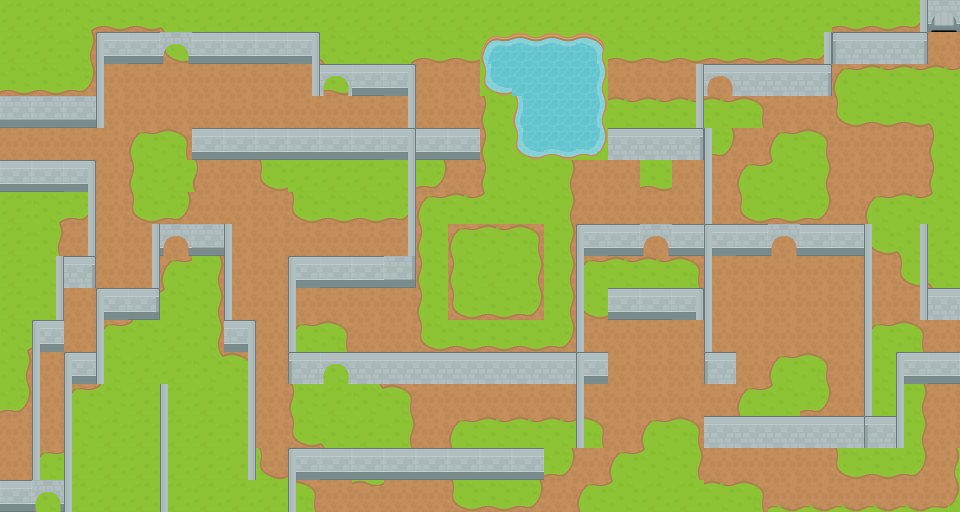

A 2D game scene composited from a Tiled map and its tileset images. What follows is a short description and the map's XML, with every tile layer's data as written:
An orthogonal 30x16 tile map with 32x32 px tiles, 4 tile layers (Grass'n'Shit, Tile Layer 2, Indestructible, SuperTop).

<map version="1.0" orientation="orthogonal" width="30" height="16" tilewidth="32" tileheight="32">
 <tileset firstgid="1" name="Main" tilewidth="32" tileheight="32">
  <image source="../img/tilemap.png" width="640" height="416" />
 </tileset>
 <layer name="Grass'n'Shit" width="30" height="16">
  <data encoding="csv">
44,44,4,42,42,5,44,44,44,44,44,44,44,44,44,44,44,44,44,44,44,44,44,44,44,44,42,42,43,178,
44,44,23,27,27,41,42,42,42,42,5,44,4,42,42,27,27,27,27,42,42,42,42,42,42,43,27,27,27,27,
42,42,43,27,27,27,27,27,27,27,42,42,43,27,27,27,27,27,27,27,27,27,27,27,27,27,1,2,2,2,
27,27,27,27,27,27,27,27,27,27,27,27,27,27,27,21,27,27,27,2,2,2,2,3,27,27,41,42,42,5,
27,27,27,27,1,3,27,27,1,2,2,2,2,3,27,21,27,27,27,22,44,42,43,27,1,3,27,27,27,21,
2,2,3,27,21,44,26,27,41,44,44,44,22,43,27,21,22,23,27,27,42,27,27,1,25,23,27,27,27,21,
44,4,43,27,41,43,27,27,27,41,42,42,43,1,2,25,22,23,27,27,27,27,27,41,42,43,27,1,2,25,
44,23,27,27,27,27,2,26,27,27,27,27,27,21,1,2,3,23,27,27,27,27,27,27,27,27,27,41,5,44,
44,23,27,27,27,1,23,27,27,27,27,27,27,21,21,44,23,23,1,2,2,3,27,27,27,27,27,27,41,5,
44,23,27,27,1,25,23,27,27,27,27,27,27,21,41,42,43,23,41,42,42,43,27,27,27,27,27,27,27,41,
4,43,27,1,25,44,23,27,27,1,3,27,27,41,42,42,42,43,27,27,27,27,27,27,27,27,27,1,3,27,
23,27,27,21,44,44,24,3,27,21,24,3,27,27,27,27,27,27,27,27,27,27,27,27,1,3,27,21,23,27,
43,27,1,25,44,44,44,23,27,21,44,24,3,27,27,27,27,27,27,27,27,27,27,1,25,43,27,21,23,27,
27,27,21,44,44,44,44,23,27,41,5,44,23,27,1,2,2,2,3,27,1,3,27,41,43,27,1,25,23,27,
27,1,44,44,44,44,44,44,46,27,41,5,43,27,21,44,44,43,27,1,25,23,27,27,27,27,41,42,43,28,
27,21,44,44,44,44,44,44,44,3,27,7,27,27,41,42,43,27,1,25,44,44,2,3,47,47,47,47,47,48
</data>
 </layer>
 <layer name="Tile Layer 2" width="30" height="16">
  <data encoding="csv">
0,0,0,0,0,0,0,0,0,0,0,0,0,0,0,0,0,0,0,0,0,0,0,0,0,0,0,0,118,115,
0,0,0,97,90,115,90,90,90,98,0,0,0,0,0,0,0,0,0,0,0,0,0,0,0,118,94,95,96,0,
0,0,0,117,0,0,0,0,0,118,114,90,98,0,0,0,0,0,0,0,0,118,114,95,95,96,0,0,0,0,
70,70,70,117,0,0,0,0,0,0,0,0,118,0,0,0,0,0,0,0,0,118,0,0,0,0,0,0,0,0,
0,0,0,0,0,0,90,90,90,90,90,90,98,90,90,0,0,0,0,95,95,96,117,0,0,0,0,0,0,0,
90,90,98,0,0,0,0,0,0,0,0,0,118,0,0,0,0,0,0,0,0,0,117,0,0,0,0,0,0,0,
0,0,118,0,0,0,0,0,0,0,0,0,118,0,0,0,0,0,0,0,0,0,117,0,0,0,0,0,0,0,
0,0,118,0,118,115,70,117,0,0,0,0,118,0,0,0,0,0,97,90,115,90,97,90,115,90,90,117,118,0,
0,118,96,0,118,0,0,117,0,97,90,90,73,0,0,0,0,0,117,0,0,0,117,0,0,0,0,117,118,0,
0,118,0,97,93,0,0,117,0,117,0,0,0,0,0,0,0,0,117,90,90,98,117,0,0,0,0,117,118,95,
0,97,0,117,0,0,0,98,0,117,0,0,0,0,0,0,0,0,117,0,0,0,117,0,0,0,0,117,0,0,
0,117,97,117,0,0,0,118,0,94,114,95,95,95,95,95,95,95,97,0,0,0,94,0,0,0,0,117,97,90,
0,117,117,0,0,117,0,118,0,0,0,0,0,0,0,0,0,0,117,0,0,0,0,0,0,0,0,117,117,0,
0,117,117,0,0,117,0,118,0,0,0,0,0,0,0,0,0,0,117,0,0,0,95,95,95,95,95,94,117,0,
0,117,117,0,0,117,0,118,0,97,90,90,90,90,90,90,90,0,0,0,0,0,0,0,0,0,0,0,0,0,
90,115,117,0,0,117,0,0,0,117,0,0,0,0,0,0,0,0,0,0,0,0,0,0,0,0,0,0,0,0
</data>
 </layer>
 <layer name="Indestructible" width="30" height="16">
  <data encoding="csv">
0,0,0,0,0,0,0,0,0,0,0,0,0,0,0,0,0,0,0,0,0,0,0,0,0,0,0,0,0,0,
0,0,0,0,0,0,0,0,0,0,0,0,0,0,0,11,12,12,13,0,0,0,0,0,0,0,0,0,0,0,
0,0,0,0,0,0,0,0,0,0,0,0,0,0,0,51,32,32,33,0,0,0,0,0,0,0,0,0,0,0,
0,0,0,0,0,0,0,0,0,0,0,0,0,0,0,0,31,32,33,0,0,0,0,0,0,0,0,0,0,0,
0,0,0,0,0,0,0,0,0,0,0,0,0,0,0,0,51,52,53,0,0,0,0,0,0,0,0,0,0,0,
0,0,0,0,0,0,0,0,0,0,0,0,0,0,0,0,0,0,0,0,0,0,0,0,0,0,0,0,0,0,
0,0,0,0,0,0,0,0,0,0,0,0,0,0,0,0,0,0,0,0,0,0,0,0,0,0,0,0,0,0,
0,0,0,0,0,0,0,0,0,0,0,0,0,0,0,0,0,0,0,0,0,0,0,0,0,0,0,0,0,0,
0,0,0,0,0,0,0,0,0,0,0,0,0,0,0,0,0,0,0,0,0,0,0,0,0,0,0,0,0,0,
0,0,0,0,0,0,0,0,0,0,0,0,0,0,0,0,0,0,0,0,0,0,0,0,0,0,0,0,0,0,
0,0,0,0,0,0,0,0,0,0,0,0,0,0,0,0,0,0,0,0,0,0,0,0,0,0,0,0,0,0,
0,0,0,0,0,0,0,0,0,0,0,0,0,0,0,0,0,0,0,0,0,0,0,0,0,0,0,0,0,0,
0,0,0,0,0,0,0,0,0,0,0,0,0,0,0,0,0,0,0,0,0,0,0,0,0,0,0,0,0,0,
0,0,0,0,0,0,0,0,0,0,0,0,0,0,0,0,0,0,0,0,0,0,0,0,0,0,0,0,0,0,
0,0,0,0,0,0,0,0,0,0,0,0,0,0,0,0,0,0,0,0,0,0,0,0,0,0,0,0,0,0,
0,0,0,0,0,0,0,0,0,0,0,0,0,0,0,0,0,0,0,0,0,0,0,0,0,0,0,0,0,0
</data>
 </layer>
 <layer name="SuperTop" width="30" height="16">
  <data encoding="csv">
0,0,0,0,0,0,0,0,0,0,0,0,0,0,0,0,0,0,0,0,0,0,0,0,0,0,0,0,0,0,
0,0,0,0,0,0,0,0,0,0,0,0,0,0,0,0,0,0,0,0,0,0,0,0,0,0,0,0,0,0,
0,0,0,0,0,0,0,0,0,0,0,0,0,0,0,0,0,0,0,0,0,0,0,0,0,0,0,0,0,0,
0,0,0,0,0,0,0,0,0,0,0,0,0,0,0,0,0,0,0,0,0,0,0,0,0,0,0,0,0,0,
0,0,0,0,0,0,0,0,0,0,0,0,0,0,0,0,0,0,0,0,0,0,0,0,0,0,0,0,0,0,
0,0,0,0,0,0,0,0,0,0,0,0,0,0,0,0,0,0,0,0,0,0,0,0,0,0,0,0,0,0,
0,0,0,0,0,0,0,0,0,0,0,0,0,0,0,0,0,0,0,0,0,0,0,0,0,0,0,0,0,0,
0,0,0,0,0,0,0,0,0,0,0,0,0,0,0,0,0,0,0,0,0,0,0,0,0,0,0,0,0,0,
0,0,0,0,0,0,0,0,0,0,0,0,0,0,0,0,0,0,0,0,0,0,0,0,0,0,0,0,0,0,
0,0,0,0,0,0,0,0,0,0,0,0,0,0,0,0,0,0,0,0,0,0,0,0,0,0,0,0,0,0,
0,0,0,0,0,0,0,0,0,0,0,0,0,0,0,0,0,0,0,0,0,0,0,0,0,0,0,0,0,0,
0,0,0,0,0,0,0,0,0,0,0,0,0,0,0,0,0,0,0,0,0,0,0,0,0,0,0,0,0,0,
0,0,0,0,0,0,0,0,0,0,0,0,0,0,0,0,0,0,0,0,0,0,0,0,0,0,0,0,0,0,
0,0,0,0,0,0,0,0,0,0,0,0,0,0,0,0,0,0,0,0,0,0,0,0,0,0,0,0,0,0,
0,0,0,0,0,0,0,0,0,0,0,0,0,0,0,0,0,0,0,0,0,0,0,0,0,0,0,0,0,0,
0,0,0,0,0,0,0,0,0,0,0,0,0,0,0,0,0,0,0,0,0,0,0,0,0,0,0,0,0,0
</data>
 </layer>
</map>
